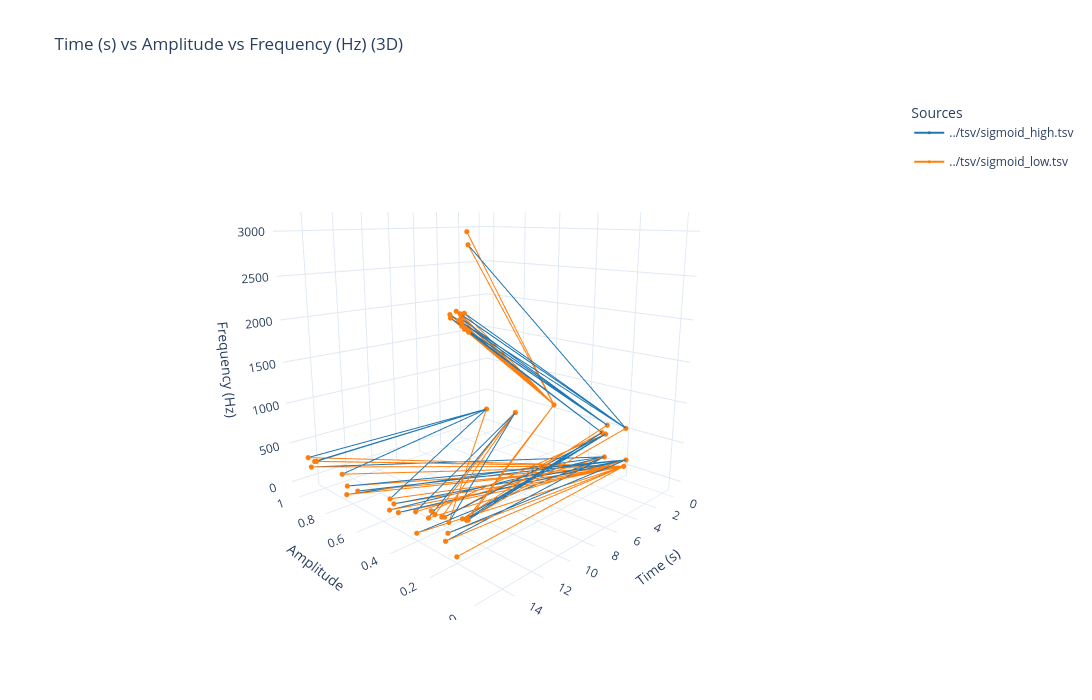

Notebook code for this chart:
### Markdown cell above
### 3D (time domain): event segments TSV

This section extends the 2D event view into 3D by adding an amplitude dimension.

- **TSV schema**: `time_start`, `time_stop`, `amp_min`, `amp_max`, `freq_start`, `freq_stop`

### Code cell
from audiospylt.multiplotter import plot_combined_3d

# 3D visualization for "event TSVs" (time, amplitude, frequency).
# Expected columns:
#   - time_start, time_stop
#   - amp_min, amp_max
#   - freq_start, freq_stop
#
# Axis mapping:
#   axis_order=(X, Y, Z) where each is one of: "time" | "amp" | "freq"
#   Examples:
#     axis_order=("time", "amp", "freq")  # X=time, Y=amp, Z=freq (default)
#     axis_order=("freq", "time", "amp")  # X=freq, Y=time, Z=amp
#
# Axis flipping:
#   flip can be given either by dimension name (time/amp/freq) OR by axis name (x/y/z).
#   Axis keys override dimension keys if both are present.
#   Examples:
#     flip={"freq": True}           # flip whichever axis contains frequency
#     flip={"x": True, "z": True}  # flip two axes (X and Z)
#
# Other knobs:
#   axis_pad_frac=0.05      # padding added to computed ranges
#   zero_based_axes=True    # clamps mins to <= 0

plot_combined_3d(
    files=['../tsv/sigmoid_high.tsv', '../tsv/sigmoid_low.tsv'],
    axis_order=("time", "amp", "freq"),
    flip={"amp": True},
    plot_width=1100,
    plot_height=700,
)

# Sample usage:
# plot_combined_3d(files=['tsv/file1.tsv', 'tsv/file2.tsv'])
# plot_combined_3d(dfs=[df1, df2], df_labels=['DataFrame1', 'DataFrame2'])

### Figure 1 — Plotly figure (JSON) as saved in the notebook; plotly's stock layout.template omitted (floating-point values rounded to 4 significant figures)
{"data": [{"legendgroup": "../tsv/sigmoid_high.tsv", "line": {"color": "#1f77b4", "width": 2}, "marker": {"color": "#1f77b4", "size": 3}, "mode": "lines+markers", "name": "../tsv/sigmoid_high.tsv", "showlegend": true, "type": "scatter3d", "x": [0, 15], "y": [0.185, 0.1276], "z": [31.25, 97.37]}, {"legendgroup": "../tsv/sigmoid_high.tsv", "line": {"color": "#1f77b4", "width": 2}, "marker": {"color": "#1f77b4", "size": 3}, "mode": "lines+markers", "name": "../tsv/sigmoid_high.tsv", "showlegend": false, "type": "scatter3d", "x": [0, 15], "y": [0.2831, 0.7301], "z": [75, 105.3]}, {"legendgroup": "../tsv/sigmoid_high.tsv", "line": {"color": "#1f77b4", "width": 2}, "marker": {"color": "#1f77b4", "size": 3}, "mode": "lines+markers", "name": "../tsv/sigmoid_high.tsv", "showlegend": false, "type": "scatter3d", "x": [0, 15], "y": [0.2831, 0.3204], "z": [75, 110.5]}, {"legendgroup": "../tsv/sigmoid_high.tsv", "line": {"color": "#1f77b4", "width": 2}, "marker": {"color": "#1f77b4", "size": 3}, "mode": "lines+markers", "name": "../tsv/sigmoid_high.tsv", "showlegend": false, "type": "scatter3d", "x": [0, 15], "y": [0.2831, 0.1786], "z": [75, 194.7]}, {"legendgroup": "../tsv/sigmoid_high.tsv", "line": {"color": "#1f77b4", "width": 2}, "marker": {"color": "#1f77b4", "size": 3}, "mode": "lines+markers", "name": "../tsv/sigmoid_high.tsv", "showlegend": false, "type": "scatter3d", "x": [0, 15], "y": [0.2831, 0.4651], "z": [75, 202.6]}, {"legendgroup": "../tsv/sigmoid_high.tsv", "line": {"color": "#1f77b4", "width": 2}, "marker": {"color": "#1f77b4", "size": 3}, "mode": "lines+markers", "name": "../tsv/sigmoid_high.tsv", "showlegend": false, "type": "scatter3d", "x": [0, 15], "y": [0.2831, 0.9797], "z": [75, 210.5]}, {"legendgroup": "../tsv/sigmoid_high.tsv", "line": {"color": "#1f77b4", "width": 2}, "marker": {"color": "#1f77b4", "size": 3}, "mode": "lines+markers", "name": "../tsv/sigmoid_high.tsv", "showlegend": false, "type": "scatter3d", "x": [0, 15], "y": [0.1758, 0.7229], "z": [127.5, 215.8]}, {"legendgroup": "../tsv/sigmoid_high.tsv", "line": {"color": "#1f77b4", "width": 2}, "marker": {"color": "#1f77b4", "size": 3}, "mode": "lines+markers", "name": "../tsv/sigmoid_high.tsv", "showlegend": false, "type": "scatter3d", "x": [0, 15], "y": [0.1758, 0.6551], "z": [127.5, 223.7]}, {"legendgroup": "../tsv/sigmoid_high.tsv", "line": {"color": "#1f77b4", "width": 2}, "marker": {"color": "#1f77b4", "size": 3}, "mode": "lines+markers", "name": "../tsv/sigmoid_high.tsv", "showlegend": false, "type": "scatter3d", "x": [0, 15], "y": [0.1758, 0.4158], "z": [127.5, 228.9]}, {"legendgroup": "../tsv/sigmoid_high.tsv", "line": {"color": "#1f77b4", "width": 2}, "marker": {"color": "#1f77b4", "size": 3}, "mode": "lines+markers", "name": "../tsv/sigmoid_high.tsv", "showlegend": false, "type": "scatter3d", "x": [0, 15], "y": [0.1758, 0.1668], "z": [127.5, 292.1]}, {"legendgroup": "../tsv/sigmoid_high.tsv", "line": {"color": "#1f77b4", "width": 2}, "marker": {"color": "#1f77b4", "size": 3}, "mode": "lines+markers", "name": "../tsv/sigmoid_high.tsv", "showlegend": false, "type": "scatter3d", "x": [0, 15], "y": [0.1758, 0.4394], "z": [127.5, 300]}, {"legendgroup": "../tsv/sigmoid_high.tsv", "line": {"color": "#1f77b4", "width": 2}, "marker": {"color": "#1f77b4", "size": 3}, "mode": "lines+markers", "name": "../tsv/sigmoid_high.tsv", "showlegend": false, "type": "scatter3d", "x": [0, 15], "y": [1, 0.9506], "z": [238.8, 307.9]}, {"legendgroup": "../tsv/sigmoid_high.tsv", "line": {"color": "#1f77b4", "width": 2}, "marker": {"color": "#1f77b4", "size": 3}, "mode": "lines+markers", "name": "../tsv/sigmoid_high.tsv", "showlegend": false, "type": "scatter3d", "x": [0, 15], "y": [1, 1], "z": [238.8, 313.2]}, {"legendgroup": "../tsv/sigmoid_high.tsv", "line": {"color": "#1f77b4", "width": 2}, "marker": {"color": "#1f77b4", "size": 3}, "mode": "lines+markers", "name": "../tsv/sigmoid_high.tsv", "showlegend": false, "type": "scatter3d", "x": [0, 15], "y": [1, 0.9367], "z": [238.8, 321.1]}, {"legendgroup": "../tsv/sigmoid_high.tsv", "line": {"color": "#1f77b4", "width": 2}, "marker": {"color": "#1f77b4", "size": 3}, "mode": "lines+markers", "name": "../tsv/sigmoid_high.tsv", "showlegend": false, "type": "scatter3d", "x": [0, 15], "y": [1, 0.754], "z": [238.8, 328.9]}, {"legendgroup": "../tsv/sigmoid_high.tsv", "line": {"color": "#1f77b4", "width": 2}, "marker": {"color": "#1f77b4", "size": 3}, "mode": "lines+markers", "name": "../tsv/sigmoid_high.tsv", "showlegend": false, "type": "scatter3d", "x": [0, 15], "y": [1, 0.4599], "z": [238.8, 334.2]}, {"legendgroup": "../tsv/sigmoid_high.tsv", "line": {"color": "#1f77b4", "width": 2}, "marker": {"color": "#1f77b4", "size": 3}, "mode": "lines+markers", "name": "../tsv/sigmoid_high.tsv", "showlegend": false, "type": "scatter3d", "x": [0, 15], "y": [0.803, 0.3228], "z": [321.2, 339.5]}, {"legendgroup": "../tsv/sigmoid_high.tsv", "line": {"color": "#1f77b4", "width": 2}, "marker": {"color": "#1f77b4", "size": 3}, "mode": "lines+markers", "name": "../tsv/sigmoid_high.tsv", "showlegend": false, "type": "scatter3d", "x": [0, 15], "y": [0.803, 0.2584], "z": [321.2, 344.7]}, {"legendgroup": "../tsv/sigmoid_high.tsv", "line": {"color": "#1f77b4", "width": 2}, "marker": {"color": "#1f77b4", "size": 3}, "mode": "lines+markers", "name": "../tsv/sigmoid_high.tsv", "showlegend": false, "type": "scatter3d", "x": [0, 15], "y": [0.803, 0.1615], "z": [321.2, 407.9]}, {"legendgroup": "../tsv/sigmoid_high.tsv", "line": {"color": "#1f77b4", "width": 2}, "marker": {"color": "#1f77b4", "size": 3}, "mode": "lines+markers", "name": "../tsv/sigmoid_high.tsv", "showlegend": false, "type": "scatter3d", "x": [0, 15], "y": [0.803, 0.227], "z": [321.2, 415.8]}, {"legendgroup": "../tsv/sigmoid_high.tsv", "line": {"color": "#1f77b4", "width": 2}, "marker": {"color": "#1f77b4", "size": 3}, "mode": "lines+markers", "name": "../tsv/sigmoid_high.tsv", "showlegend": false, "type": "scatter3d", "x": [0, 15], "y": [0.803, 0.1941], "z": [321.2, 426.3]}, {"legendgroup": "../tsv/sigmoid_high.tsv", "line": {"color": "#1f77b4", "width": 2}, "marker": {"color": "#1f77b4", "size": 3}, "mode": "lines+markers", "name": "../tsv/sigmoid_high.tsv", "showlegend": false, "type": "scatter3d", "x": [0, 15], "y": [0.2814, 0.2443], "z": [393.8, 434.2]}, {"legendgroup": "../tsv/sigmoid_high.tsv", "line": {"color": "#1f77b4", "width": 2}, "marker": {"color": "#1f77b4", "size": 3}, "mode": "lines+markers", "name": "../tsv/sigmoid_high.tsv", "showlegend": false, "type": "scatter3d", "x": [0, 15], "y": [0.2814, 0.1813], "z": [393.8, 439.5]}, {"legendgroup": "../tsv/sigmoid_high.tsv", "line": {"color": "#1f77b4", "width": 2}, "marker": {"color": "#1f77b4", "size": 3}, "mode": "lines+markers", "name": "../tsv/sigmoid_high.tsv", "showlegend": false, "type": "scatter3d", "x": [0, 15], "y": [0.2814, 0.1005], "z": [393.8, 513.2]}, {"legendgroup": "../tsv/sigmoid_high.tsv", "line": {"color": "#1f77b4", "width": 2}, "marker": {"color": "#1f77b4", "size": 3}, "mode": "lines+markers", "name": "../tsv/sigmoid_high.tsv", "showlegend": false, "type": "scatter3d", "x": [0, 15], "y": [0.2814, 0.08304], "z": [393.8, 518.4]}, {"legendgroup": "../tsv/sigmoid_high.tsv", "line": {"color": "#1f77b4", "width": 2}, "marker": {"color": "#1f77b4", "size": 3}, "mode": "lines+markers", "name": "../tsv/sigmoid_high.tsv", "showlegend": false, "type": "scatter3d", "x": [0, 15], "y": [0.3005, 0.07603], "z": [398.8, 528.9]}, {"legendgroup": "../tsv/sigmoid_high.tsv", "line": {"color": "#1f77b4", "width": 2}, "marker": {"color": "#1f77b4", "size": 3}, "mode": "lines+markers", "name": "../tsv/sigmoid_high.tsv", "showlegend": false, "type": "scatter3d", "x": [0, 15], "y": [0.3005, 0.07945], "z": [398.8, 539.5]}, {"legendgroup": "../tsv/sigmoid_high.tsv", "line": {"color": "#1f77b4", "width": 2}, "marker": {"color": "#1f77b4", "size": 3}, "mode": "lines+markers", "name": "../tsv/sigmoid_high.tsv", "showlegend": false, "type": "scatter3d", "x": [0, 15], "y": [0.3005, 0.06912], "z": [398.8, 2239.0]}, {"legendgroup": "../tsv/sigmoid_high.tsv", "line": {"color": "#1f77b4", "width": 2}, "marker": {"color": "#1f77b4", "size": 3}, "mode": "lines+markers", "name": "../tsv/sigmoid_high.tsv", "showlegend": false, "type": "scatter3d", "x": [0, 15], "y": [0.3005, 0.08505], "z": [398.8, 2258.0]}, {"legendgroup": "../tsv/sigmoid_high.tsv", "line": {"color": "#1f77b4", "width": 2}, "marker": {"color": "#1f77b4", "size": 3}, "mode": "lines+markers", "name": "../tsv/sigmoid_high.tsv", "showlegend": false, "type": "scatter3d", "x": [0, 15], "y": [0.3005, 0.08249], "z": [398.8, 2266.0]}, {"legendgroup": "../tsv/sigmoid_high.tsv", "line": {"color": "#1f77b4", "width": 2}, "marker": {"color": "#1f77b4", "size": 3}, "mode": "lines+markers", "name": "../tsv/sigmoid_high.tsv", "showlegend": false, "type": "scatter3d", "x": [0, 15], "y": [0.2761, 0.09542], "z": [518.8, 2279.0]}, {"legendgroup": "../tsv/sigmoid_high.tsv", "line": {"color": "#1f77b4", "width": 2}, "marker": {"color": "#1f77b4", "size": 3}, "mode": "lines+markers", "name": "../tsv/sigmoid_high.tsv", "showlegend": false, "type": "scatter3d", "x": [0, 15], "y": [0.2761, 0.0959], "z": [518.8, 2313.0]}, {"legendgroup": "../tsv/sigmoid_high.tsv", "line": {"color": "#1f77b4", "width": 2}, "marker": {"color": "#1f77b4", "size": 3}, "mode": "lines+markers", "name": "../tsv/sigmoid_high.tsv", "showlegend": false, "type": "scatter3d", "x": [0, 15], "y": [0.2761, 0.1073], "z": [518.8, 2324.0]}, {"legendgroup": "../tsv/sigmoid_high.tsv", "line": {"color": "#1f77b4", "width": 2}, "marker": {"color": "#1f77b4", "size": 3}, "mode": "lines+markers", "name": "../tsv/sigmoid_high.tsv", "showlegend": false, "type": "scatter3d", "x": [0, 15], "y": [0.2761, 0.1419], "z": [518.8, 2332.0]}, {"legendgroup": "../tsv/sigmoid_high.tsv", "line": {"color": "#1f77b4", "width": 2}, "marker": {"color": "#1f77b4", "size": 3}, "mode": "lines+markers", "name": "../tsv/sigmoid_high.tsv", "showlegend": false, "type": "scatter3d", "x": [0, 15], "y": [0.2761, 0.09939], "z": [518.8, 2345.0]}, {"legendgroup": "../tsv/sigmoid_high.tsv", "line": {"color": "#1f77b4", "width": 2}, "marker": {"color": "#1f77b4", "size": 3}, "mode": "lines+markers", "name": "../tsv/sigmoid_high.tsv", "showlegend": false, "type": "scatter3d", "x": [0, 15], "y": [0.1844, 0.1442], "z": [546.2, 2361.0]}, {"legendgroup": "../tsv/sigmoid_high.tsv", "line": {"color": "#1f77b4", "width": 2}, "marker": {"color": "#1f77b4", "size": 3}, "mode": "lines+markers", "name": "../tsv/sigmoid_high.tsv", "showlegend": false, "type": "scatter3d", "x": [0, 15], "y": [0.1844, 0.1022], "z": [546.2, 2382.0]}, {"legendgroup": "../tsv/sigmoid_high.tsv", "line": {"color": "#1f77b4", "width": 2}, "marker": {"color": "#1f77b4", "size": 3}, "mode": "lines+markers", "name": "../tsv/sigmoid_high.tsv", "showlegend": false, "type": "scatter3d", "x": [0, 15], "y": [0.1844, 0.08533], "z": [546.2, 2392.0]}, {"legendgroup": "../tsv/sigmoid_high.tsv", "line": {"color": "#1f77b4", "width": 2}, "marker": {"color": "#1f77b4", "size": 3}, "mode": "lines+markers", "name": "../tsv/sigmoid_high.tsv", "showlegend": false, "type": "scatter3d", "x": [0, 15], "y": [0.1844, 0.1179], "z": [546.2, 2397.0]}, {"legendgroup": "../tsv/sigmoid_high.tsv", "line": {"color": "#1f77b4", "width": 2}, "marker": {"color": "#1f77b4", "size": 3}, "mode": "lines+markers", "name": "../tsv/sigmoid_high.tsv", "showlegend": false, "type": "scatter3d", "x": [0, 15], "y": [0.1844, 0.06906], "z": [546.2, 2953.0]}, {"legendgroup": "../tsv/sigmoid_high.tsv", "line": {"color": "#1f77b4", "width": 2}, "marker": {"color": "#1f77b4", "size": 3}, "mode": "lines+markers", "name": "../tsv/sigmoid_high.tsv", "showlegend": false, "type": "scatter3d", "x": [0, 15], "y": [0.5658, 0.07315], "z": [600, 3055.0]}, {"legendgroup": "../tsv/sigmoid_low.tsv", "line": {"color": "#ff7f0e", "width": 2}, "marker": {"color": "#ff7f0e", "size": 3}, "mode": "lines+markers", "name": "../tsv/sigmoid_low.tsv", "showlegend": true, "type": "scatter3d", "x": [0, 15], "y": [0.185, 0.1276], "z": [31.25, 97.37]}, {"legendgroup": "../tsv/sigmoid_low.tsv", "line": {"color": "#ff7f0e", "width": 2}, "marker": {"color": "#ff7f0e", "size": 3}, "mode": "lines+markers", "name": "../tsv/sigmoid_low.tsv", "showlegend": false, "type": "scatter3d", "x": [0, 15], "y": [0.185, 0.7301], "z": [31.25, 105.3]}, {"legendgroup": "../tsv/sigmoid_low.tsv", "line": {"color": "#ff7f0e", "width": 2}, "marker": {"color": "#ff7f0e", "size": 3}, "mode": "lines+markers", "name": "../tsv/sigmoid_low.tsv", "showlegend": false, "type": "scatter3d", "x": [0, 15], "y": [0.185, 0.3204], "z": [31.25, 110.5]}, {"legendgroup": "../tsv/sigmoid_low.tsv", "line": {"color": "#ff7f0e", "width": 2}, "marker": {"color": "#ff7f0e", "size": 3}, "mode": "lines+markers", "name": "../tsv/sigmoid_low.tsv", "showlegend": false, "type": "scatter3d", "x": [0, 15], "y": [0.185, 0.1786], "z": [31.25, 194.7]}, {"legendgroup": "../tsv/sigmoid_low.tsv", "line": {"color": "#ff7f0e", "width": 2}, "marker": {"color": "#ff7f0e", "size": 3}, "mode": "lines+markers", "name": "../tsv/sigmoid_low.tsv", "showlegend": false, "type": "scatter3d", "x": [0, 15], "y": [0.185, 0.4651], "z": [31.25, 202.6]}, {"legendgroup": "../tsv/sigmoid_low.tsv", "line": {"color": "#ff7f0e", "width": 2}, "marker": {"color": "#ff7f0e", "size": 3}, "mode": "lines+markers", "name": "../tsv/sigmoid_low.tsv", "showlegend": false, "type": "scatter3d", "x": [0, 15], "y": [0.185, 0.9797], "z": [31.25, 210.5]}, {"legendgroup": "../tsv/sigmoid_low.tsv", "line": {"color": "#ff7f0e", "width": 2}, "marker": {"color": "#ff7f0e", "size": 3}, "mode": "lines+markers", "name": "../tsv/sigmoid_low.tsv", "showlegend": false, "type": "scatter3d", "x": [0, 15], "y": [0.185, 0.7229], "z": [31.25, 215.8]}, {"legendgroup": "../tsv/sigmoid_low.tsv", "line": {"color": "#ff7f0e", "width": 2}, "marker": {"color": "#ff7f0e", "size": 3}, "mode": "lines+markers", "name": "../tsv/sigmoid_low.tsv", "showlegend": false, "type": "scatter3d", "x": [0, 15], "y": [0.185, 0.6551], "z": [31.25, 223.7]}, {"legendgroup": "../tsv/sigmoid_low.tsv", "line": {"color": "#ff7f0e", "width": 2}, "marker": {"color": "#ff7f0e", "size": 3}, "mode": "lines+markers", "name": "../tsv/sigmoid_low.tsv", "showlegend": false, "type": "scatter3d", "x": [0, 15], "y": [0.185, 0.4158], "z": [31.25, 228.9]}, {"legendgroup": "../tsv/sigmoid_low.tsv", "line": {"color": "#ff7f0e", "width": 2}, "marker": {"color": "#ff7f0e", "size": 3}, "mode": "lines+markers", "name": "../tsv/sigmoid_low.tsv", "showlegend": false, "type": "scatter3d", "x": [0, 15], "y": [0.185, 0.1668], "z": [31.25, 292.1]}, {"legendgroup": "../tsv/sigmoid_low.tsv", "line": {"color": "#ff7f0e", "width": 2}, "marker": {"color": "#ff7f0e", "size": 3}, "mode": "lines+markers", "name": "../tsv/sigmoid_low.tsv", "showlegend": false, "type": "scatter3d", "x": [0, 15], "y": [0.185, 0.4394], "z": [31.25, 300]}, {"legendgroup": "../tsv/sigmoid_low.tsv", "line": {"color": "#ff7f0e", "width": 2}, "marker": {"color": "#ff7f0e", "size": 3}, "mode": "lines+markers", "name": "../tsv/sigmoid_low.tsv", "showlegend": false, "type": "scatter3d", "x": [0, 15], "y": [0.185, 0.9506], "z": [31.25, 307.9]}, {"legendgroup": "../tsv/sigmoid_low.tsv", "line": {"color": "#ff7f0e", "width": 2}, "marker": {"color": "#ff7f0e", "size": 3}, "mode": "lines+markers", "name": "../tsv/sigmoid_low.tsv", "showlegend": false, "type": "scatter3d", "x": [0, 15], "y": [0.185, 1], "z": [31.25, 313.2]}, {"legendgroup": "../tsv/sigmoid_low.tsv", "line": {"color": "#ff7f0e", "width": 2}, "marker": {"color": "#ff7f0e", "size": 3}, "mode": "lines+markers", "name": "../tsv/sigmoid_low.tsv", "showlegend": false, "type": "scatter3d", "x": [0, 15], "y": [0.185, 0.9367], "z": [31.25, 321.1]}, {"legendgroup": "../tsv/sigmoid_low.tsv", "line": {"color": "#ff7f0e", "width": 2}, "marker": {"color": "#ff7f0e", "size": 3}, "mode": "lines+markers", "name": "../tsv/sigmoid_low.tsv", "showlegend": false, "type": "scatter3d", "x": [0, 15], "y": [0.185, 0.754], "z": [31.25, 328.9]}, {"legendgroup": "../tsv/sigmoid_low.tsv", "line": {"color": "#ff7f0e", "width": 2}, "marker": {"color": "#ff7f0e", "size": 3}, "mode": "lines+markers", "name": "../tsv/sigmoid_low.tsv", "showlegend": false, "type": "scatter3d", "x": [0, 15], "y": [0.185, 0.4599], "z": [31.25, 334.2]}, {"legendgroup": "../tsv/sigmoid_low.tsv", "line": {"color": "#ff7f0e", "width": 2}, "marker": {"color": "#ff7f0e", "size": 3}, "mode": "lines+markers", "name": "../tsv/sigmoid_low.tsv", "showlegend": false, "type": "scatter3d", "x": [0, 15], "y": [0.2831, 0.3228], "z": [75, 339.5]}, {"legendgroup": "../tsv/sigmoid_low.tsv", "line": {"color": "#ff7f0e", "width": 2}, "marker": {"color": "#ff7f0e", "size": 3}, "mode": "lines+markers", "name": "../tsv/sigmoid_low.tsv", "showlegend": false, "type": "scatter3d", "x": [0, 15], "y": [0.1758, 0.2584], "z": [127.5, 344.7]}, {"legendgroup": "../tsv/sigmoid_low.tsv", "line": {"color": "#ff7f0e", "width": 2}, "marker": {"color": "#ff7f0e", "size": 3}, "mode": "lines+markers", "name": "../tsv/sigmoid_low.tsv", "showlegend": false, "type": "scatter3d", "x": [0, 15], "y": [1, 0.1615], "z": [238.8, 407.9]}, {"legendgroup": "../tsv/sigmoid_low.tsv", "line": {"color": "#ff7f0e", "width": 2}, "marker": {"color": "#ff7f0e", "size": 3}, "mode": "lines+markers", "name": "../tsv/sigmoid_low.tsv", "showlegend": false, "type": "scatter3d", "x": [0, 15], "y": [0.803, 0.227], "z": [321.2, 415.8]}, {"legendgroup": "../tsv/sigmoid_low.tsv", "line": {"color": "#ff7f0e", "width": 2}, "marker": {"color": "#ff7f0e", "size": 3}, "mode": "lines+markers", "name": "../tsv/sigmoid_low.tsv", "showlegend": false, "type": "scatter3d", "x": [0, 15], "y": [0.803, 0.1941], "z": [321.2, 426.3]}, {"legendgroup": "../tsv/sigmoid_low.tsv", "line": {"color": "#ff7f0e", "width": 2}, "marker": {"color": "#ff7f0e", "size": 3}, "mode": "lines+markers", "name": "../tsv/sigmoid_low.tsv", "showlegend": false, "type": "scatter3d", "x": [0, 15], "y": [0.2814, 0.2443], "z": [393.8, 434.2]}, {"legendgroup": "../tsv/sigmoid_low.tsv", "line": {"color": "#ff7f0e", "width": 2}, "marker": {"color": "#ff7f0e", "size": 3}, "mode": "lines+markers", "name": "../tsv/sigmoid_low.tsv", "showlegend": false, "type": "scatter3d", "x": [0, 15], "y": [0.3005, 0.1813], "z": [398.8, 439.5]}, {"legendgroup": "../tsv/sigmoid_low.tsv", "line": {"color": "#ff7f0e", "width": 2}, "marker": {"color": "#ff7f0e", "size": 3}, "mode": "lines+markers", "name": "../tsv/sigmoid_low.tsv", "showlegend": false, "type": "scatter3d", "x": [0, 15], "y": [0.2761, 0.1005], "z": [518.8, 513.2]}, {"legendgroup": "../tsv/sigmoid_low.tsv", "line": {"color": "#ff7f0e", "width": 2}, "marker": {"color": "#ff7f0e", "size": 3}, "mode": "lines+markers", "name": "../tsv/sigmoid_low.tsv", "showlegend": false, "type": "scatter3d", "x": [0, 15], "y": [0.1844, 0.08304], "z": [546.2, 518.4]}, {"legendgroup": "../tsv/sigmoid_low.tsv", "line": {"color": "#ff7f0e", "width": 2}, "marker": {"color": "#ff7f0e", "size": 3}, "mode": "lines+markers", "name": "../tsv/sigmoid_low.tsv", "showlegend": false, "type": "scatter3d", "x": [0, 15], "y": [0.5658, 0.07603], "z": [600, 528.9]}, {"legendgroup": "../tsv/sigmoid_low.tsv", "line": {"color": "#ff7f0e", "width": 2}, "marker": {"color": "#ff7f0e", "size": 3}, "mode": "lines+markers", "name": "../tsv/sigmoid_low.tsv", "showlegend": false, "type": "scatter3d", "x": [0, 15], "y": [0.5658, 0.07945], "z": [600, 539.5]}, {"legendgroup": "../tsv/sigmoid_low.tsv", "line": {"color": "#ff7f0e", "width": 2}, "marker": {"color": "#ff7f0e", "size": 3}, "mode": "lines+markers", "name": "../tsv/sigmoid_low.tsv", "showlegend": false, "type": "scatter3d", "x": [0, 15], "y": [0.5658, 0.06912], "z": [600, 2239.0]}, {"legendgroup": "../tsv/sigmoid_low.tsv", "line": {"color": "#ff7f0e", "width": 2}, "marker": {"color": "#ff7f0e", "size": 3}, "mode": "lines+markers", "name": "../tsv/sigmoid_low.tsv", "showlegend": false, "type": "scatter3d", "x": [0, 15], "y": [0.5658, 0.08505], "z": [600, 2258.0]}, {"legendgroup": "../tsv/sigmoid_low.tsv", "line": {"color": "#ff7f0e", "width": 2}, "marker": {"color": "#ff7f0e", "size": 3}, "mode": "lines+markers", "name": "../tsv/sigmoid_low.tsv", "showlegend": false, "type": "scatter3d", "x": [0, 15], "y": [0.5658, 0.08249], "z": [600, 2266.0]}, {"legendgroup": "../tsv/sigmoid_low.tsv", "line": {"color": "#ff7f0e", "width": 2}, "marker": {"color": "#ff7f0e", "size": 3}, "mode": "lines+markers", "name": "../tsv/sigmoid_low.tsv", "showlegend": false, "type": "scatter3d", "x": [0, 15], "y": [0.5658, 0.09542], "z": [600, 2279.0]}, {"legendgroup": "../tsv/sigmoid_low.tsv", "line": {"color": "#ff7f0e", "width": 2}, "marker": {"color": "#ff7f0e", "size": 3}, "mode": "lines+markers", "name": "../tsv/sigmoid_low.tsv", "showlegend": false, "type": "scatter3d", "x": [0, 15], "y": [0.5658, 0.0959], "z": [600, 2313.0]}, {"legendgroup": "../tsv/sigmoid_low.tsv", "line": {"color": "#ff7f0e", "width": 2}, "marker": {"color": "#ff7f0e", "size": 3}, "mode": "lines+markers", "name": "../tsv/sigmoid_low.tsv", "showlegend": false, "type": "scatter3d", "x": [0, 15], "y": [0.5658, 0.1073], "z": [600, 2324.0]}, {"legendgroup": "../tsv/sigmoid_low.tsv", "line": {"color": "#ff7f0e", "width": 2}, "marker": {"color": "#ff7f0e", "size": 3}, "mode": "lines+markers", "name": "../tsv/sigmoid_low.tsv", "showlegend": false, "type": "scatter3d", "x": [0, 15], "y": [0.5658, 0.1419], "z": [600, 2332.0]}, {"legendgroup": "../tsv/sigmoid_low.tsv", "line": {"color": "#ff7f0e", "width": 2}, "marker": {"color": "#ff7f0e", "size": 3}, "mode": "lines+markers", "name": "../tsv/sigmoid_low.tsv", "showlegend": false, "type": "scatter3d", "x": [0, 15], "y": [0.5658, 0.09939], "z": [600, 2345.0]}, {"legendgroup": "../tsv/sigmoid_low.tsv", "line": {"color": "#ff7f0e", "width": 2}, "marker": {"color": "#ff7f0e", "size": 3}, "mode": "lines+markers", "name": "../tsv/sigmoid_low.tsv", "showlegend": false, "type": "scatter3d", "x": [0, 15], "y": [0.5658, 0.1442], "z": [600, 2361.0]}, {"legendgroup": "../tsv/sigmoid_low.tsv", "line": {"color": "#ff7f0e", "width": 2}, "marker": {"color": "#ff7f0e", "size": 3}, "mode": "lines+markers", "name": "../tsv/sigmoid_low.tsv", "showlegend": false, "type": "scatter3d", "x": [0, 15], "y": [0.5658, 0.1022], "z": [600, 2382.0]}, {"legendgroup": "../tsv/sigmoid_low.tsv", "line": {"color": "#ff7f0e", "width": 2}, "marker": {"color": "#ff7f0e", "size": 3}, "mode": "lines+markers", "name": "../tsv/sigmoid_low.tsv", "showlegend": false, "type": "scatter3d", "x": [0, 15], "y": [0.5658, 0.08533], "z": [600, 2392.0]}, {"legendgroup": "../tsv/sigmoid_low.tsv", "line": {"color": "#ff7f0e", "width": 2}, "marker": {"color": "#ff7f0e", "size": 3}, "mode": "lines+markers", "name": "../tsv/sigmoid_low.tsv", "showlegend": false, "type": "scatter3d", "x": [0, 15], "y": [0.5658, 0.1179], "z": [600, 2397.0]}, {"legendgroup": "../tsv/sigmoid_low.tsv", "line": {"color": "#ff7f0e", "width": 2}, "marker": {"color": "#ff7f0e", "size": 3}, "mode": "lines+markers", "name": "../tsv/sigmoid_low.tsv", "showlegend": false, "type": "scatter3d", "x": [0, 15], "y": [0.5658, 0.06906], "z": [600, 2953.0]}, {"legendgroup": "../tsv/sigmoid_low.tsv", "line": {"color": "#ff7f0e", "width": 2}, "marker": {"color": "#ff7f0e", "size": 3}, "mode": "lines+markers", "name": "../tsv/sigmoid_low.tsv", "showlegend": false, "type": "scatter3d", "x": [0, 15], "y": [0.5658, 0.07315], "z": [600, 3055.0]}], "layout": {"height": 700, "legend": {"title": {"text": "Sources"}}, "scene": {"camera": {"center": {"x": 0, "y": 0, "z": 0}, "eye": {"x": 1.5, "y": 1.5, "z": 0.5}, "up": {"x": 0, "y": 0, "z": 1}}, "xaxis": {"range": [-0.75, 15.75], "title": {"text": "Time (s)"}}, "yaxis": {"range": [1.05, -0.05], "title": {"text": "Amplitude"}}, "zaxis": {"range": [-152.8, 3208.0], "title": {"text": "Frequency (Hz)"}}}, "showlegend": true, "title": {"text": "Time (s) vs Amplitude vs Frequency (Hz) (3D)"}, "width": 1100}}
